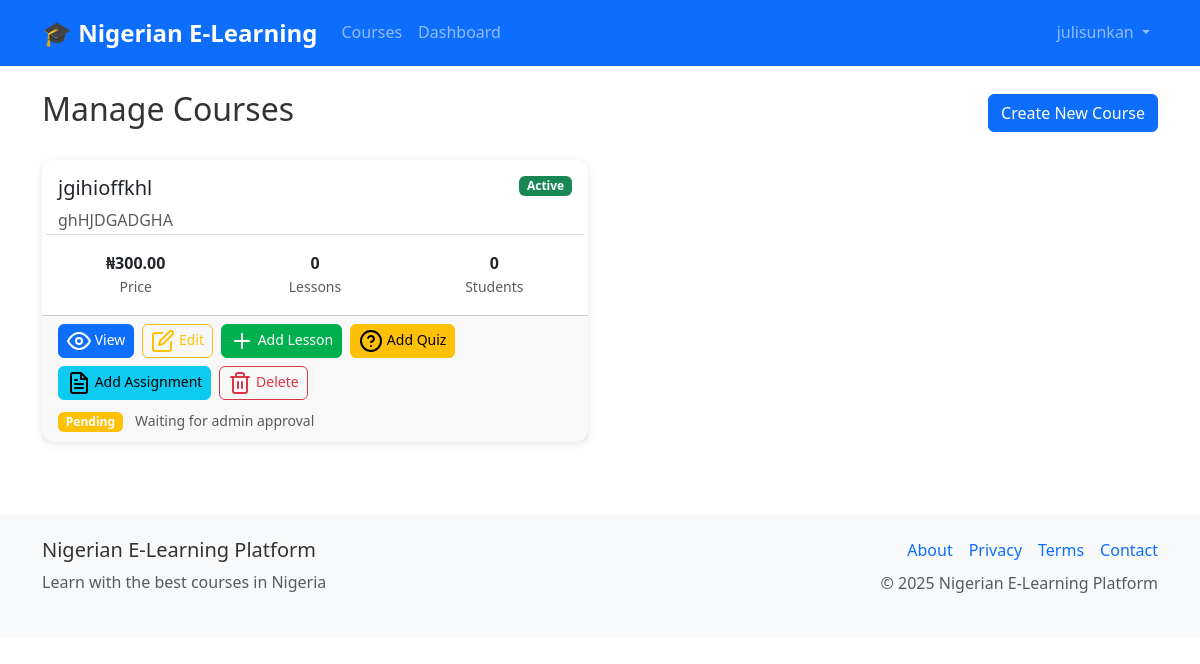
Before: /courses/manage (signed in) with the older database file.
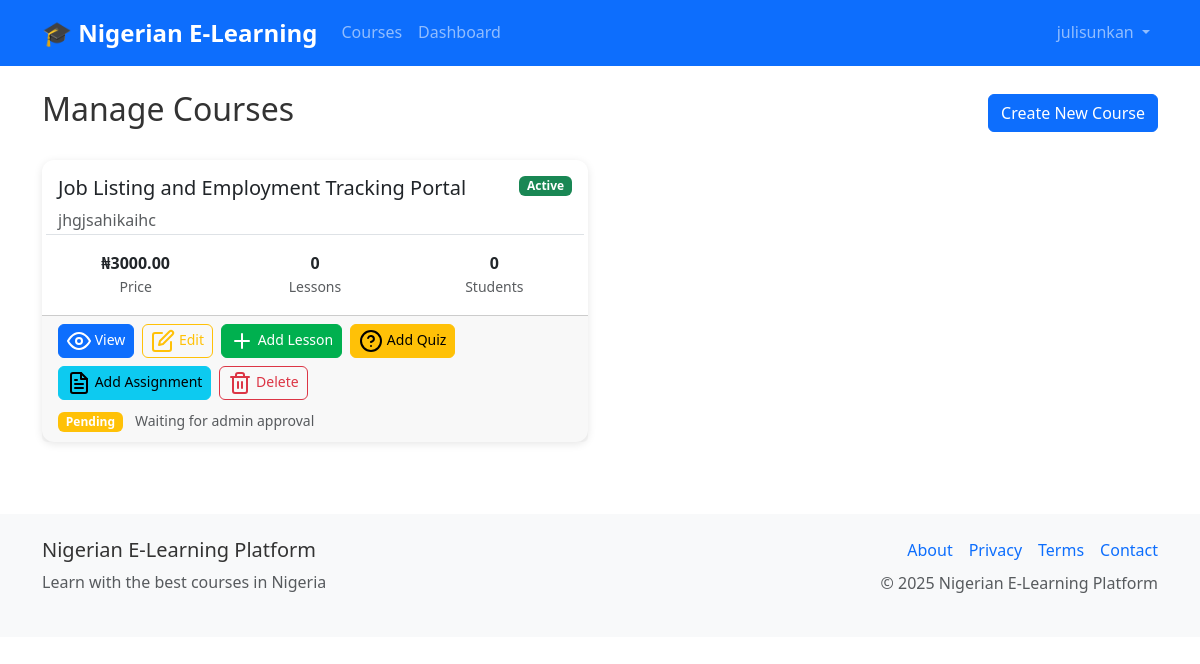
After: the same page with the newer database file.
### models.py (models this page shows, shortened)
class User(UserMixin, db.Model):
    id = db.Column(db.Integer, primary_key=True)
    username = db.Column(db.String(80), unique=True, nullable=False)
    email = db.Column(db.String(120), unique=True, nullable=False)
    password_hash = db.Column(db.String(256), nullable=False)
    role = db.Column(db.String(20), nullable=False, default='student')  # admin, instructor, tutor, student
    first_name = db.Column(db.String(50))
    last_name = db.Column(db.String(50))
    active = db.Column(db.Boolean, default=True)
    banned = db.Column(db.Boolean, default=False)
    ban_reason = db.Column(db.Text)
    email_verified = db.Column(db.Boolean, default=False)
    verification_token = db.Column(db.String(100))
    password_reset_token = db.Column(db.String(100))
    password_reset_expires = db.Column(db.DateTime)
    email_verification_token = db.Column(db.String(100))
    email_verification_expires = db.Column(db.DateTime)
    premium_user = db.Column(db.Boolean, default=False)
    instructor_verified = db.Column(db.Boolean, default=False)
    badge_level = db.Column(db.String(20), default='basic')  # basic, bronze, silver, gold, premium
    wallet_balance = db.Column(db.Float, default=0.0)
    course_credits = db.Column(db.Integer, default=0)
    created_at = db.Column(db.DateTime, default=datetime.utcnow)
    last_login = db.Column(db.DateTime)
    courses_created = db.relationship('Course', foreign_keys='Course.instructor_id', backref='instructor', lazy='dynamic')
    enrollments = db.relationship('Enrollment', backref='student', lazy='dynamic')
    payments = db.relationship('Payment', backref='user', lazy='dynamic')
    wallet_transactions = db.relationship('WalletTransaction', backref='user', lazy='dynamic')
    quiz_attempts = db.relationship('QuizAttempt', backref='user', lazy='dynamic')
    assignment_submissions = db.relationship('AssignmentSubmission', backref='user', lazy='dynamic')
    course_credits = db.relationship('CourseCredit', backref='student_credit', lazy='dynamic')
    withdrawal_requests = db.relationship('WithdrawalRequest', foreign_keys='WithdrawalRequest.tutor_id', backref='tutor', lazy='dynamic')

class Course(db.Model):
    id = db.Column(db.Integer, primary_key=True)
    title = db.Column(db.String(200), nullable=False)
    description = db.Column(db.Text)
    price = db.Column(db.Float, nullable=False, default=0.0)
    instructor_id = db.Column(db.Integer, db.ForeignKey('user.id'), nullable=False)
    is_active = db.Column(db.Boolean, default=True)
    approval_status = db.Column(db.String(20), default='pending')  # pending, approved, rejected
    approved_by = db.Column(db.Integer, db.ForeignKey('user.id'))  # admin who approved
    approved_at = db.Column(db.DateTime)
    rejection_reason = db.Column(db.Text)
    min_credits_for_certificate = db.Column(db.Integer, default=70)  # Minimum credits needed for certificate
    total_available_credits = db.Column(db.Integer, default=100)     # Total credits available in course
    created_at = db.Column(db.DateTime, default=datetime.utcnow)
    updated_at = db.Column(db.DateTime, default=datetime.utcnow, onupdate=datetime.utcnow)
    lessons = db.relationship('Lesson', backref='course', lazy='dynamic', cascade='all, delete-orphan')
    enrollments = db.relationship('Enrollment', backref='course', lazy='dynamic', cascade='all, delete-orphan')
    quizzes = db.relationship('Quiz', backref='course', lazy='dynamic', cascade='all, delete-orphan')
    assignments = db.relationship('Assignment', backref='course', lazy='dynamic', cascade='all, delete-orphan')
    course_credits = db.relationship('CourseCredit', backref='course', lazy='dynamic', cascade='all, delete-orphan')
    course_vouchers = db.relationship('Voucher', foreign_keys='Voucher.course_id', backref='course', lazy='dynamic', cascade='all, delete-orphan')

### routes.py (the view)
@app.route('/courses/manage')
@login_required
@instructor_required
def manage_courses():
    if current_user.role == 'admin':
        courses = Course.query.all()
    else:
        courses = current_user.courses_created.all()
    return render_template('courses/manage.html', courses=courses)

### app.py (called while the page is built)
@login_manager.user_loader
def load_user(user_id):
    from models import User
    return User.query.get(int(user_id))

### routes.py (called while the page is built)
@app.context_processor
def inject_settings():
    settings = SystemSettings.query.first()
    return dict(settings=settings)

### utils.py (called while the page is built)
def instructor_required(f):
    @wraps(f)
    def decorated_function(*args, **kwargs):
        if not current_user.is_authenticated or current_user.role not in ['admin', 'instructor', 'tutor']:
            flash('Instructor access required', 'danger')
            return redirect(url_for('dashboard'))
        return f(*args, **kwargs)
    return decorated_function

### templates/courses/manage.html (shortened to what this page needs)
{% extends "base.html" %}
{% block content %}
<div class="d-flex justify-content-between align-items-center mb-4">
    <h2>Manage Courses</h2>
    <a href="{{ url_for('create_course') }}" class="btn btn-primary">Create New Course</a>
</div>
{% if courses %}
<div class="row">
    {% for course in courses %}
    <div class="col-md-6 mb-4">
        <div class="card">
            <div class="card-body">
                <div class="d-flex justify-content-between align-items-start">
                    <div>
                        <h5 class="card-title">{{ course.title }}</h5>
                        <p class="card-text text-muted">{{ course.description[:100] }}{% if course.description|length > 100 %}...{% endif %}</p>
                    </div>
                    <span class="badge {% if course.is_active %}bg-success{% else %}bg-secondary{% endif %}">
                        {% if course.is_active %}Active{% else %}Inactive{% endif %}
                    </span>
                </div>
                <div class="row text-center border-top pt-3">
                    <div class="col-4">
                        <strong>₦{{ "%.2f"|format(course.price) }}</strong>
                        <small class="text-muted d-block">Price</small>
                    </div>
                    <div class="col-4">
                        <strong>{{ course.lessons.count() }}</strong>
                        <small class="text-muted d-block">Lessons</small>
                    </div>
                    <div class="col-4">
                        <strong>{{ course.enrollments.filter_by(status='approved').count() }}</strong>
                        <small class="text-muted d-block">Students</small>
                    </div>
                </div>
            </div>
            <div class="card-footer">
                <div class="d-flex gap-2 flex-wrap">
                    <a href="{{ url_for('course_detail', course_id=course.id) }}" class="btn btn-primary btn-sm">
                        <i data-feather="eye"></i> View
                    </a>
                    {% if current_user.role == 'admin' or course.instructor_id == current_user.id %}
                    <a href="{{ url_for('instructor_edit_course', course_id=course.id) }}" class="btn btn-outline-warning btn-sm">
                        <i data-feather="edit"></i> Edit
                    </a>
                    {% endif %}
                    <a href="{{ url_for('create_lesson', course_id=course.id) }}" class="btn btn-success btn-sm">
                        <i data-feather="plus"></i> Add Lesson
                    </a>
                    <a href="{{ url_for('create_quiz', course_id=course.id) }}" class="btn btn-warning btn-sm">
                        <i data-feather="help-circle"></i> Add Quiz
                    </a>
                    <a href="{{ url_for('create_assignment', course_id=course.id) }}" class="btn btn-info btn-sm">
                        <i data-feather="file-text"></i> Add Assignment
                    </a>
                    {% if current_user.role == 'admin' or course.instructor_id == current_user.id %}
                    <button type="button" class="btn btn-outline-danger btn-sm"
                            onclick="confirmDeleteCourse('{{ course.title|replace("'", "\\\\'") }}', '{{ url_for("instructor_delete_course", course_id=course.id) }}')">
                        <i data-feather="trash-2"></i> Delete
                    </button>
                    {% endif %}
                </div>
                {% if course.approval_status != 'approved' %}
                <div class="mt-2">
                    <span class="badge bg-warning">{{ course.approval_status.title() }}</span>
                    {% if course.approval_status == 'pending' %}
                        <small class="text-muted ms-2">Waiting for admin approval</small>
                    {% elif course.approval_status == 'rejected' %}
                        <small class="text-muted ms-2">Rejected by admin</small>
                    {% endif %}
                </div>
                {% endif %}
            </div>
        </div>
    </div>
    {% endfor %}
</div>
{% endif %}
{% endblock %}

### templates/base.html (shortened to what this page needs)
<!DOCTYPE html>
<html lang="en">
<head>
    <link href="https://cdn.jsdelivr.net/npm/bootstrap@5.3.0/dist/css/bootstrap.min.css" rel="stylesheet">
    <link href="https://cdn.jsdelivr.net/npm/feather-icons@4.28.0/dist/feather.min.css" rel="stylesheet">
    <link href="{{ url_for('static', filename='css/style.css') }}" rel="stylesheet">
</head>
<body>
    <nav class="navbar navbar-expand-lg navbar-dark bg-primary">
        <div class="container">
            <a class="navbar-brand" href="{{ url_for('index') }}">
                <strong>🎓 Nigerian E-Learning</strong>
            </a>
            <div class="collapse navbar-collapse" id="navbarNav">
                <ul class="navbar-nav me-auto">
                    <li class="nav-item">
                        <a class="nav-link" href="{{ url_for('courses') }}">Courses</a>
                    </li>
                    {% if current_user.is_authenticated %}
                    <li class="nav-item">
                        <a class="nav-link" href="{{ url_for('dashboard') }}">Dashboard</a>
                    </li>
                    {% endif %}
                </ul>
                <ul class="navbar-nav">
                    {% if current_user.is_authenticated %}
                    <li class="nav-item dropdown">
                        <a class="nav-link dropdown-toggle" href="#" role="button" data-bs-toggle="dropdown">
                            {{ current_user.username }}
                        </a>
                    </li>
                    {% endif %}
                </ul>
            </div>
        </div>
    </nav>
    <main class="container my-4">
        {% block content %}{% endblock %}
    </main>
    <footer class="bg-light mt-5 py-4">
        <div class="container">
            <div class="row">
                <div class="col-md-6">
                    <h5>Nigerian E-Learning Platform</h5>
                    <p class="text-muted">Learn with the best courses in Nigeria</p>
                </div>
                <div class="col-md-6 text-md-end">
                    <div class="d-flex justify-content-md-end justify-content-center gap-3 mb-2">
                        <a href="#" class="text-decoration-none">About</a>
                        <a href="#" class="text-decoration-none">Privacy</a>
                        <a href="#" class="text-decoration-none">Terms</a>
                        <a href="#" class="text-decoration-none">Contact</a>
                    </div>
                    <p class="text-muted">© 2025 Nigerian E-Learning Platform</p>
                </div>
            </div>
        </div>
    </footer>
</body>
</html>

### static/css/style.css (style rules this page uses)
:root { --primary-color: #0d6efd; --success-color: #198754; --warning-color: #ffc107; --danger-color: #dc3545; --naira-color: #00b04f; --dark-color: #212529; --light-color: #f8f9fa; }
body { font-family: 'Segoe UI', Tahoma, Geneva, Verdana, sans-serif; line-height: 1.6; color: #333; }
.navbar-brand { font-weight: 700; font-size: 1.5rem; }
.navbar-nav .nav-link { font-weight: 500; transition: color 0.3s ease; }
.card { border: none; box-shadow: 0 0.125rem 0.25rem rgba(0, 0, 0, 0.075); transition: box-shadow 0.15s ease-in-out; }
.btn { border-radius: 0.375rem; font-weight: 500; transition: all 0.3s ease; }
.btn-primary { background-color: var(--primary-color); border-color: var(--primary-color); }
.btn-success { background-color: var(--naira-color); border-color: var(--naira-color); }
.badge { font-size: 0.75rem; font-weight: 600; }
footer { margin-top: auto; }

### templates/base.html (style rules this page uses)
:root { --vh: 1vh; }
.nav-link, .dropdown-item { padding: 12px 16px; }
.card { border-radius: 12px; box-shadow: 0 2px 8px rgba(0,0,0,0.1); }

Changed rows visible on the page:
removed Course: title "jgihioffkhl", description "ghHJDGADGHA", is_active "Active", price "300.00", lessons.count "0", enrollments.filter_by "0", approval_status "Pending", shows "Waiting for admin approval"
added Course: title "Job Listing and Employment Tracking Portal", description "jhgjsahikaihc", is_active "Active", price "3000.00", lessons.count "0", enrollments.filter_by "0", approval_status "Pending", shows "Waiting for admin approval"
